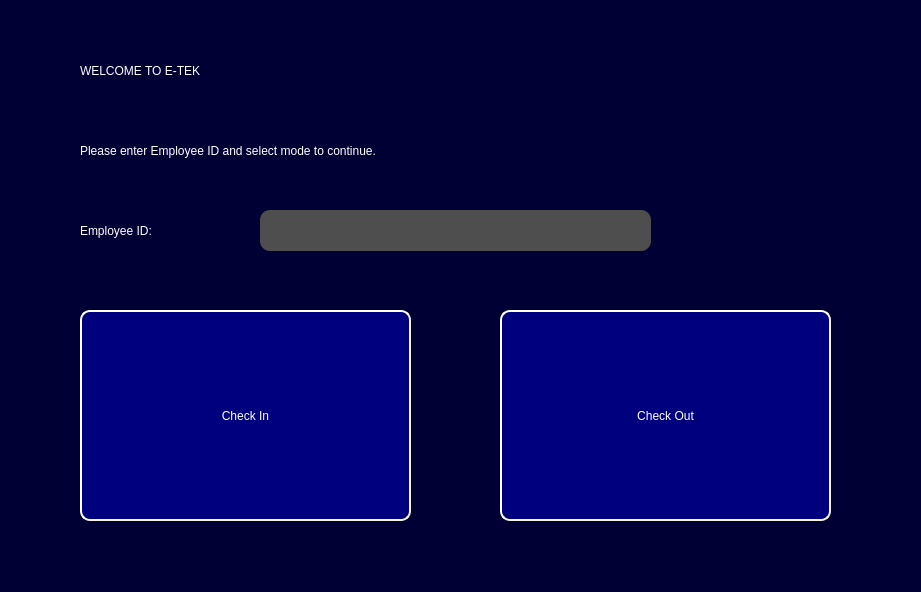
<?xml version="1.0" encoding="UTF-8"?>
<ui version="4.0">
 <class>MainWindow</class>
 <widget class="QWidget" name="MainWindow">
  <property name="geometry">
   <rect>
    <x>0</x>
    <y>0</y>
    <width>921</width>
    <height>592</height>
   </rect>
  </property>
  <property name="windowTitle">
   <string>Form</string>
  </property>
  <property name="styleSheet">
   <string notr="true">background-color: rgb(0, 0, 52);</string>
  </property>
  <widget class="QToolButton" name="Check_In_Button">
   <property name="geometry">
    <rect>
     <x>80</x>
     <y>310</y>
     <width>331</width>
     <height>211</height>
    </rect>
   </property>
   <property name="styleSheet">
    <string notr="true">QToolButton#Check_In_Button {
background-color: rgb(0, 0, 127);
color: rgb(255, 255, 255);
border-style: outset;
border-width: 2px;
border-radius: 10px;
border-color: beige;
font: 26pt &quot;MS Shell Dlg 2&quot;;
min-width: 10em;
padding: 6px;
}
QToolButton#Check_In_Button:pressed {
    background-color: rgb(0, 0, 80);
    border-style: inset;
}</string>
   </property>
   <property name="text">
    <string>Check In</string>
   </property>
  </widget>
  <widget class="QToolButton" name="Check_Out_Button">
   <property name="geometry">
    <rect>
     <x>500</x>
     <y>310</y>
     <width>331</width>
     <height>211</height>
    </rect>
   </property>
   <property name="styleSheet">
    <string notr="true">QToolButton#Check_Out_Button {
background-color: rgb(0, 0, 127);
color: rgb(255, 255, 255);
border-style: outset;
border-width: 2px;
border-radius: 10px;
border-color: beige;
font: 26pt &quot;MS Shell Dlg 2&quot;;
min-width: 10em;
padding: 6px;
}
QToolButton#Check_Out_Button:pressed {
    background-color: rgb(0, 0, 80);
    border-style: inset;
}</string>
   </property>
   <property name="text">
    <string>Check Out</string>
   </property>
  </widget>
  <widget class="QTextEdit" name="Insert_Text_Field">
   <property name="geometry">
    <rect>
     <x>260</x>
     <y>210</y>
     <width>391</width>
     <height>41</height>
    </rect>
   </property>
   <property name="styleSheet">
    <string notr="true">color: rgb(255, 255, 255);
background-color: rgb(78, 78, 78);
font: 26pt &quot;MS Shell Dlg 2&quot;;
 border-radius: 10px;</string>
   </property>
  </widget>
  <widget class="QLabel" name="ID_Label">
   <property name="geometry">
    <rect>
     <x>80</x>
     <y>210</y>
     <width>171</width>
     <height>41</height>
    </rect>
   </property>
   <property name="styleSheet">
    <string notr="true">color: rgb(255, 255, 255);
font: 26pt &quot;MS Shell Dlg 2&quot;;
</string>
   </property>
   <property name="text">
    <string>Employee ID:</string>
   </property>
  </widget>
  <widget class="QLabel" name="Welcome_Label">
   <property name="geometry">
    <rect>
     <x>80</x>
     <y>40</y>
     <width>451</width>
     <height>61</height>
    </rect>
   </property>
   <property name="styleSheet">
    <string notr="true">color: rgb(255, 255, 255);
font: 48pt &quot;MS Shell Dlg 2&quot;;</string>
   </property>
   <property name="text">
    <string>WELCOME TO E-TEK</string>
   </property>
  </widget>
  <widget class="QLabel" name="Instruction_Label">
   <property name="geometry">
    <rect>
     <x>80</x>
     <y>130</y>
     <width>591</width>
     <height>41</height>
    </rect>
   </property>
   <property name="styleSheet">
    <string notr="true">color: rgb(255, 255, 255);
font: 20pt &quot;MS Shell Dlg 2&quot;;</string>
   </property>
   <property name="text">
    <string>Please enter Employee ID and select mode to continue. </string>
   </property>
  </widget>
 </widget>
 <resources/>
 <connections/>
</ui>
